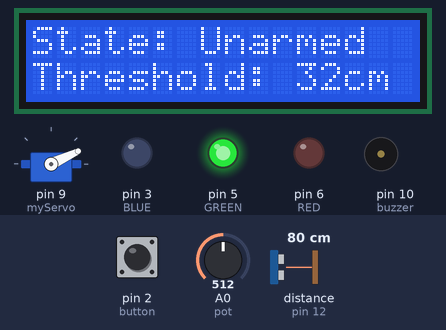
Bench run of a sketch on a simulated Arduino Uno, built with avr-gcc and run on an emulated ATmega328P. Shown: servo, 16×2 character LCD, output pins drawn as LEDs (lit = HIGH), buzzer (waves = sounding, pin HIGH). Dashed ring = blinking. The test bench sets the inputs (shaded band); at power-on: pin 2 (button) HIGH, distance to the obstacle (sensor on pin 12) 80 cm, A0 (pot) = 512. The echo pulse lasts 58.3 µs per cm; what the sketch prints to the serial monitor is not drawn.

Above: at 1.2 s.
1.3 s: pin 2 (button) pulled LOW for 0.15 s
At 1.8 s:
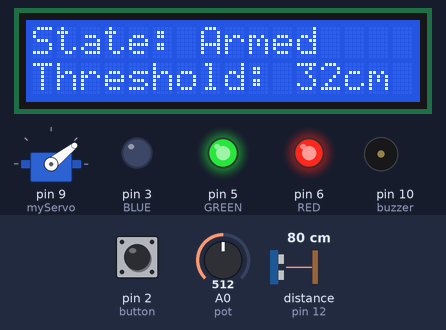
2.0 s: distance to the obstacle (sensor on pin 12) set to 35 cm
5.0 s: distance to the obstacle (sensor on pin 12) set to 18 cm
At 5.71 s:
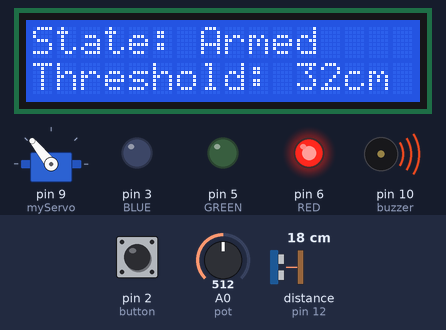
7.7 s: distance to the obstacle (sensor on pin 12) set to 250 cm
At 8.3 s:
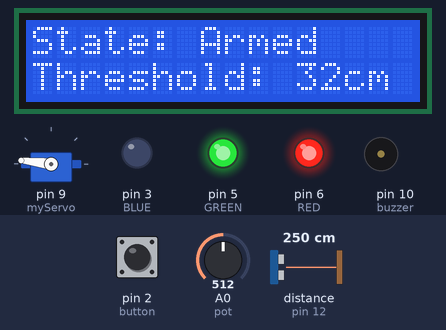
9.4 s: pin 2 (button) pulled LOW for 3.2 s
At 10.3 s:
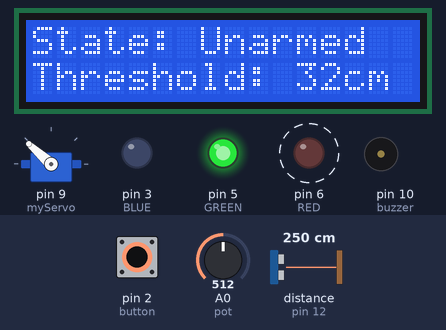
13.2 s: pin 2 (button) pulled LOW for 1 s
At 13.7 s:
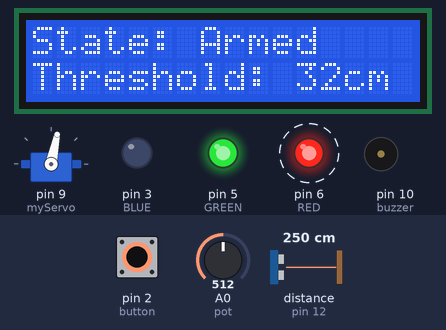
Timing chart, 0 to 28.6 s (numbered marks = the images above; inputs shaded):
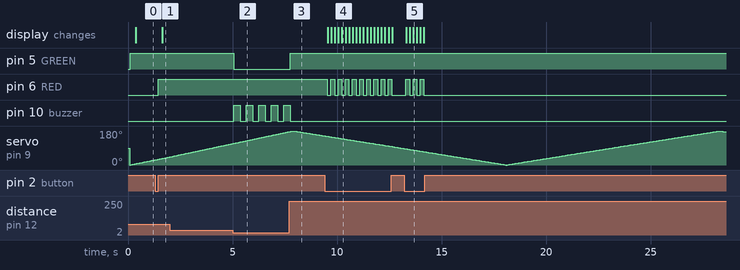

The sketch:

radar.ino
```cpp
#include <LiquidCrystal.h>
#include <SR04.h>
#include <Servo.h>

// Create variable so can wait by getting current time and not using delays

unsigned long lastBeep = 0;
int beepInterval;

unsigned long lastMove = 0;
int moveInterval = 10;

unsigned long lastButtonCheck = 0;
int buttonCheckInterval = 150;

Servo myServo;
int angle = 0;
int dir = -1;

int buzzer = 10;
int buzzerState = 0;

int button = 2;
int setting = 0; // 0 means system is off, 1 means system is on

#define RED 6
#define GREEN 5
#define BLUE 3

#define TRIG 12
#define ECHO 11
SR04 sr04 = SR04(ECHO, TRIG);
long a;

int pot = A0;

LiquidCrystal lcd(13, 8, A2, A3, A4, A5);

int threshold;

bool detected;

void setScreen(){
  lcd.clear();
  lcd.setCursor(0,0);
  lcd.print("State: ");
  if (setting == 0){
    lcd.print("Unarmed");
  }else{
    lcd.print("Armed");
  }
  lcd.setCursor(0, 1);
  lcd.print("Threshold: ");
  lcd.print(threshold);
  lcd.print("cm");
}

void measure(){
  if (millis() - lastButtonCheck >= buttonCheckInterval){
    lastButtonCheck = millis();
    if (digitalRead(button) == LOW){
      setting = 1 - setting;
    }
  }
  a = sr04.Distance();
  threshold = map(analogRead(pot), 0, 1023, 5, 60);
  setScreen();
  if (setting == 1){
    if (a <= threshold){
      beepInterval = map(a, 0, threshold, 1, 500);
      alarm();
    }else{
      digitalWrite(GREEN, HIGH);
      digitalWrite(RED, HIGH);
      digitalWrite(BLUE, LOW);
      digitalWrite(buzzer, LOW);
      buzzerState = 0;
      detected = false;
    }

  }else{
    digitalWrite(GREEN, HIGH);
    digitalWrite(RED, LOW);
    digitalWrite(BLUE, LOW);
    digitalWrite(buzzer, LOW);
    buzzerState = 0;
    detected = false;
  }
}

void alarm(){
  digitalWrite(GREEN, LOW);
  digitalWrite(RED, HIGH);
  digitalWrite(BLUE, LOW);
  detected = true;

  if (millis() - lastBeep >= beepInterval){
    lastBeep = millis();
    if (buzzerState == 1){
      digitalWrite(buzzer, LOW);
      buzzerState = 0;
    }else{
      digitalWrite(buzzer, HIGH);
      buzzerState = 1;
    }
  }
}

void setup() {
  // put your setup code here, to run once:
  Serial.begin(9600);
  while (!Serial); // Waits for serial port to connect

  myServo.attach(9);
  pinMode(buzzer, OUTPUT);
  pinMode(button, INPUT_PULLUP);
  pinMode(RED, OUTPUT);
  pinMode(GREEN, OUTPUT);
  pinMode(BLUE, OUTPUT);
  lcd.begin(16, 2);
  setScreen();
}

void loop() {
  // put your main code here, to run repeatedly:

  // Run all hardware functions
  if (millis() - lastMove >= moveInterval){
    lastMove = millis();
    myServo.write(angle);
    measure();
    if (angle <= 0 || angle >= 180){
      dir *= -1;
    }
    angle += dir;

    // Send data to python
    Serial.print(angle);
    Serial.print(",");
    Serial.print(a);
    Serial.print(",");
    Serial.print(detected);
    Serial.print("\n");
    Serial.flush();
  }
}
```

Measured:
- after the input at 1.3 s, pin 6 (RED): LOW → HIGH after 0.16 s; the display: changes after 0.34 s (image 1)
- after the input at 5.0 s, pin 5 (GREEN): HIGH → LOW after 0.07 s; pin 10 (buzzer): alternates HIGH for 0.30 s and LOW for 0.30 s, starting after 0.07 s
- after the input at 7.7 s, pin 5 (GREEN): LOW → HIGH after 0.07 s; pin 10 (buzzer): goes on until 7.8 s, then stays LOW
- after the input at 9.4 s, pin 6 (RED): alternates HIGH for 0.17 s and LOW for 0.17 s, 19 changes in all, then stays LOW, starting after 0.14 s; the display: changes after 0.15 s (image 4)
- after the input at 13.2 s, pin 6 (RED): alternates HIGH for 0.17 s and LOW for 0.17 s, 6 changes in all, then stays LOW, starting after 0.10 s; the display: changes after 0.10 s (image 5)
